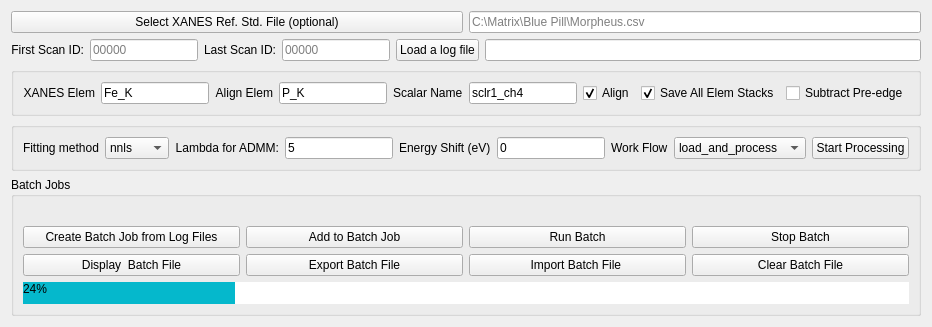
      <widget class="QWidget" name="tab">
       <attribute name="title">
        <string>XANES</string>
       </attribute>
       <layout class="QGridLayout" name="gridLayout_32">
        <item row="1" column="1">
         <layout class="QHBoxLayout" name="horizontalLayout_5">
          <item>
           <widget class="QPushButton" name="pb_log_file">
            <property name="text">
             <string>Load a log file</string>
            </property>
           </widget>
          </item>
          <item>
           <widget class="QLineEdit" name="le_log_file">
            <property name="readOnly">
             <bool>true</bool>
            </property>
           </widget>
          </item>
         </layout>
        </item>
        <item row="1" column="0">
         <layout class="QHBoxLayout" name="horizontalLayout">
          <item>
           <widget class="QLabel" name="label">
            <property name="text">
             <string>First Scan ID:</string>
            </property>
            <property name="alignment">
             <set>Qt::AlignRight|Qt::AlignTrailing|Qt::AlignVCenter</set>
            </property>
           </widget>
          </item>
          <item>
           <widget class="QLineEdit" name="le_startid">
            <property name="sizePolicy">
             <sizepolicy hsizetype="Preferred" vsizetype="Fixed">
              <horstretch>0</horstretch>
              <verstretch>0</verstretch>
             </sizepolicy>
            </property>
            <property name="text">
             <string/>
            </property>
            <property name="placeholderText">
             <string>00000</string>
            </property>
           </widget>
          </item>
          <item>
           <widget class="QLabel" name="label_2">
            <property name="text">
             <string>Last Scan ID:</string>
            </property>
            <property name="alignment">
             <set>Qt::AlignRight|Qt::AlignTrailing|Qt::AlignVCenter</set>
            </property>
           </widget>
          </item>
          <item>
           <widget class="QLineEdit" name="le_lastid">
            <property name="sizePolicy">
             <sizepolicy hsizetype="Preferred" vsizetype="Fixed">
              <horstretch>0</horstretch>
              <verstretch>0</verstretch>
             </sizepolicy>
            </property>
            <property name="text">
             <string/>
            </property>
            <property name="placeholderText">
             <string>00000</string>
            </property>
           </widget>
          </item>
         </layout>
        </item>
        <item row="4" column="0" colspan="2">
         <widget class="QGroupBox" name="pb_stop_xanes_batch">
          <property name="title">
           <string>Batch Jobs</string>
          </property>
          <layout class="QGridLayout" name="gridLayout_5">
           <item row="0" column="0">
            <widget class="QLabel" name="label_20">
             <property name="text">
              <string/>
             </property>
            </widget>
           </item>
           <item row="1" column="0">
            <widget class="QPushButton" name="pb_create_batch_from_log">
             <property name="text">
              <string>Create Batch Job from Log Files</string>
             </property>
            </widget>
           </item>
           <item row="1" column="1">
            <widget class="QPushButton" name="pb_addTobBatch">
             <property name="text">
              <string>Add to Batch Job</string>
             </property>
            </widget>
           </item>
           <item row="1" column="2">
            <widget class="QPushButton" name="pb_runBatch">
             <property name="text">
              <string>Run Batch</string>
             </property>
            </widget>
           </item>
           <item row="1" column="3">
            <widget class="QPushButton" name="pushButton">
             <property name="text">
              <string>Stop Batch</string>
             </property>
            </widget>
           </item>
           <item row="2" column="0">
            <widget class="QPushButton" name="pb_showBatch">
             <property name="enabled">
              <bool>true</bool>
             </property>
             <property name="text">
              <string>Display  Batch File</string>
             </property>
            </widget>
           </item>
           <item row="2" column="1">
            <widget class="QPushButton" name="pb_export_batch_file">
             <property name="text">
              <string>Export Batch File</string>
             </property>
            </widget>
           </item>
           <item row="2" column="2">
            <widget class="QPushButton" name="pb_import_batch_file">
             <property name="text">
              <string>Import Batch File </string>
             </property>
            </widget>
           </item>
           <item row="2" column="3">
            <widget class="QPushButton" name="pb_clear_batch">
             <property name="enabled">
              <bool>true</bool>
             </property>
             <property name="styleSheet">
              <string notr="true"/>
             </property>
             <property name="text">
              <string>Clear Batch File</string>
             </property>
            </widget>
           </item>
           <item row="3" column="0" colspan="4">
            <widget class="QProgressBar" name="xanes_batch_progress">
             <property name="styleSheet">
              <string notr="true">QProgressBar
{
border: solid grey;
border-radius: 15px;
color: black;
}
QProgressBar::chunk 
{
background-color: #05B8CC;
border-radius :15px;
}      
</string>
             </property>
             <property name="value">
              <number>24</number>
             </property>
            </widget>
           </item>
          </layout>
         </widget>
        </item>
        <item row="3" column="0" colspan="2">
         <widget class="QGroupBox" name="groupBox">
          <layout class="QGridLayout" name="gridLayout_14">
           <item row="0" column="0">
            <layout class="QHBoxLayout" name="horizontalLayout_6">
             <item>
              <widget class="QLabel" name="label_5">
               <property name="sizePolicy">
                <sizepolicy hsizetype="Preferred" vsizetype="Preferred">
                 <horstretch>0</horstretch>
                 <verstretch>0</verstretch>
                </sizepolicy>
               </property>
               <property name="text">
                <string>Fitting method</string>
               </property>
              </widget>
             </item>
             <item>
              <widget class="QComboBox" name="cb_fittin_method">
               <property name="sizePolicy">
                <sizepolicy hsizetype="Preferred" vsizetype="Preferred">
                 <horstretch>0</horstretch>
                 <verstretch>0</verstretch>
                </sizepolicy>
               </property>
               <item>
                <property name="text">
                 <string>nnls</string>
                </property>
               </item>
               <item>
                <property name="text">
                 <string>admm</string>
                </property>
               </item>
              </widget>
             </item>
            </layout>
           </item>
           <item row="0" column="1">
            <layout class="QHBoxLayout" name="horizontalLayout_7">
             <item>
              <widget class="QLabel" name="label_7">
               <property name="sizePolicy">
                <sizepolicy hsizetype="Preferred" vsizetype="Preferred">
                 <horstretch>0</horstretch>
                 <verstretch>0</verstretch>
                </sizepolicy>
               </property>
               <property name="text">
                <string>Lambda for ADMM:</string>
               </property>
               <property name="alignment">
                <set>Qt::AlignRight|Qt::AlignTrailing|Qt::AlignVCenter</set>
               </property>
              </widget>
             </item>
             <item>
              <widget class="QLineEdit" name="nnls_lamda">
               <property name="sizePolicy">
                <sizepolicy hsizetype="Fixed" vsizetype="Preferred">
                 <horstretch>0</horstretch>
                 <verstretch>0</verstretch>
                </sizepolicy>
               </property>
               <property name="focusPolicy">
                <enum>Qt::StrongFocus</enum>
               </property>
               <property name="text">
                <string>5</string>
               </property>
               <property name="placeholderText">
                <string>Lambda for ADMM</string>
               </property>
              </widget>
             </item>
            </layout>
           </item>
           <item row="0" column="2">
            <layout class="QHBoxLayout" name="horizontalLayout_8">
             <item>
              <widget class="QLabel" name="label_9">
               <property name="sizePolicy">
                <sizepolicy hsizetype="Preferred" vsizetype="Preferred">
                 <horstretch>0</horstretch>
                 <verstretch>0</verstretch>
                </sizepolicy>
               </property>
               <property name="text">
                <string>Energy Shift (eV)</string>
               </property>
              </widget>
             </item>
             <item>
              <widget class="QLineEdit" name="energy_shift">
               <property name="sizePolicy">
                <sizepolicy hsizetype="Fixed" vsizetype="Preferred">
                 <horstretch>0</horstretch>
                 <verstretch>0</verstretch>
                </sizepolicy>
               </property>
               <property name="focusPolicy">
                <enum>Qt::StrongFocus</enum>
               </property>
               <property name="text">
                <string>0</string>
               </property>
               <property name="placeholderText">
                <string>Lambda for ADMM</string>
               </property>
              </widget>
             </item>
            </layout>
           </item>
           <item row="0" column="3">
            <layout class="QGridLayout" name="gridLayout">
             <item row="0" column="0">
              <widget class="QLabel" name="label_6">
               <property name="text">
                <string>Work Flow</string>
               </property>
              </widget>
             </item>
             <item row="0" column="1">
              <widget class="QComboBox" name="cb_process">
               <property name="sizePolicy">
                <sizepolicy hsizetype="Expanding" vsizetype="Fixed">
                 <horstretch>0</horstretch>
                 <verstretch>0</verstretch>
                </sizepolicy>
               </property>
               <item>
                <property name="text">
                 <string>load_and_process</string>
                </property>
               </item>
               <item>
                <property name="text">
                 <string>process</string>
                </property>
               </item>
               <item>
                <property name="text">
                 <string>build_xanes_map</string>
                </property>
               </item>
              </widget>
             </item>
            </layout>
           </item>
           <item row="0" column="4">
            <widget class="QPushButton" name="pb_start">
             <property name="sizePolicy">
              <sizepolicy hsizetype="Expanding" vsizetype="Fixed">
               <horstretch>0</horstretch>
               <verstretch>0</verstretch>
              </sizepolicy>
             </property>
             <property name="styleSheet">
              <string notr="true"/>
             </property>
             <property name="text">
              <string>Start Processing</string>
             </property>
            </widget>
           </item>
          </layout>
         </widget>
        </item>
        <item row="2" column="0" colspan="2">
         <widget class="QGroupBox" name="groupBox">
          <layout class="QGridLayout" name="gridLayout_23">
           <item row="0" column="0">
            <layout class="QHBoxLayout" name="horizontalLayout_4">
             <item>
              <widget class="QLabel" name="label_3">
               <property name="text">
                <string>XANES Elem</string>
               </property>
               <property name="alignment">
                <set>Qt::AlignRight|Qt::AlignTrailing|Qt::AlignVCenter</set>
               </property>
              </widget>
             </item>
             <item>
              <widget class="QLineEdit" name="xanes_elem">
               <property name="sizePolicy">
                <sizepolicy hsizetype="Fixed" vsizetype="Fixed">
                 <horstretch>0</horstretch>
                 <verstretch>0</verstretch>
                </sizepolicy>
               </property>
               <property name="text">
                <string>Fe_K</string>
               </property>
               <property name="placeholderText">
                <string>Fe_K</string>
               </property>
              </widget>
             </item>
            </layout>
           </item>
           <item row="0" column="1">
            <layout class="QGridLayout" name="gridLayout_29">
             <item row="0" column="0">
              <widget class="QLabel" name="label_4">
               <property name="text">
                <string>Align Elem</string>
               </property>
               <property name="alignment">
                <set>Qt::AlignRight|Qt::AlignTrailing|Qt::AlignVCenter</set>
               </property>
              </widget>
             </item>
             <item row="0" column="1">
              <widget class="QLineEdit" name="alignment_elem">
               <property name="sizePolicy">
                <sizepolicy hsizetype="Fixed" vsizetype="Fixed">
                 <horstretch>0</horstretch>
                 <verstretch>0</verstretch>
                </sizepolicy>
               </property>
               <property name="text">
                <string>P_K</string>
               </property>
               <property name="placeholderText">
                <string>Pt_L</string>
               </property>
              </widget>
             </item>
            </layout>
           </item>
           <item row="0" column="2">
            <layout class="QGridLayout" name="gridLayout_3">
             <item row="0" column="0">
              <widget class="QLabel" name="label_8">
               <property name="text">
                <string>Scalar Name</string>
               </property>
              </widget>
             </item>
             <item row="0" column="1">
              <widget class="QLineEdit" name="le_sclr">
               <property name="text">
                <string>sclr1_ch4</string>
               </property>
               <property name="placeholderText">
                <string>Fe_K</string>
               </property>
              </widget>
             </item>
            </layout>
           </item>
           <item row="0" column="3">
            <widget class="QCheckBox" name="cb_align">
             <property name="text">
              <string>Align</string>
             </property>
             <property name="checked">
              <bool>true</bool>
             </property>
            </widget>
           </item>
           <item row="0" column="4">
            <widget class="QCheckBox" name="ch_b_save_all_tiffs">
             <property name="text">
              <string>Save All Elem Stacks</string>
             </property>
             <property name="checked">
              <bool>true</bool>
             </property>
            </widget>
           </item>
           <item row="0" column="5">
            <widget class="QCheckBox" name="ch_b_baseline">
             <property name="sizePolicy">
              <sizepolicy hsizetype="Fixed" vsizetype="Fixed">
               <horstretch>0</horstretch>
               <verstretch>0</verstretch>
              </sizepolicy>
             </property>
             <property name="text">
              <string>Subtract Pre-edge</string>
             </property>
            </widget>
           </item>
          </layout>
         </widget>
        </item>
        <item row="0" column="0" colspan="2">
         <layout class="QGridLayout" name="gridLayout_31">
          <item row="0" column="1">
           <widget class="QLineEdit" name="le_ref">
            <property name="sizePolicy">
             <sizepolicy hsizetype="Preferred" vsizetype="Fixed">
              <horstretch>0</horstretch>
              <verstretch>0</verstretch>
             </sizepolicy>
            </property>
            <property name="placeholderText">
             <string>C:\Matrix\Blue Pill\Morpheus.csv</string>
            </property>
           </widget>
          </item>
          <item row="0" column="0">
           <widget class="QPushButton" name="pb_ref">
            <property name="sizePolicy">
             <sizepolicy hsizetype="Preferred" vsizetype="Minimum">
              <horstretch>0</horstretch>
              <verstretch>0</verstretch>
             </sizepolicy>
            </property>
            <property name="text">
             <string>Select XANES Ref. Std. File (optional)</string>
            </property>
           </widget>
          </item>
         </layout>
        </item>
       </layout>
      </widget>
